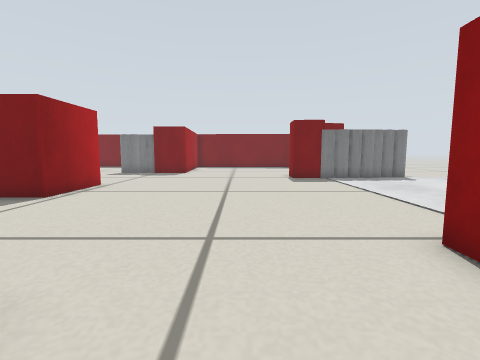
view 1 (above)

22 first-person views from a walk through a world built for the Gazebo simulator. The camera is 0.27 m above the floor, tilts 6° down and sees 85° across. The floor is counted in squares, 0.2 m on a side. Each view is taken from the middle of a square. On the plan, view 1 faces up. The plan holds only what a view shows up to about 13 squares ahead; the rest is blank. The place goes on beyond the plan. Robots are left out.

view 2
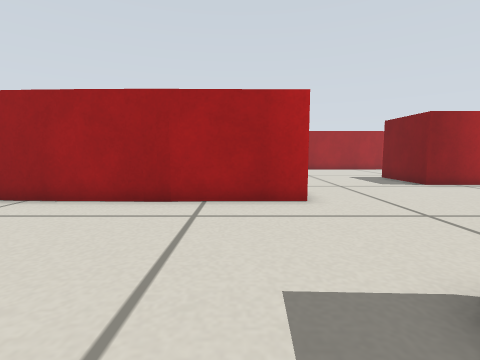

view 3
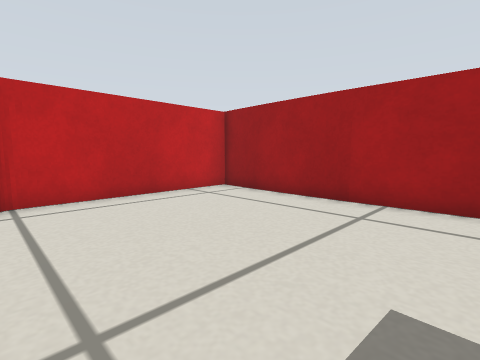

view 4
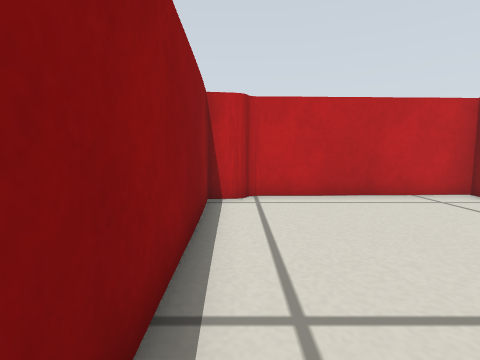

view 5
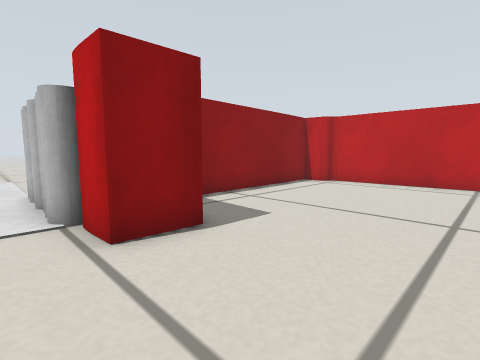

view 6
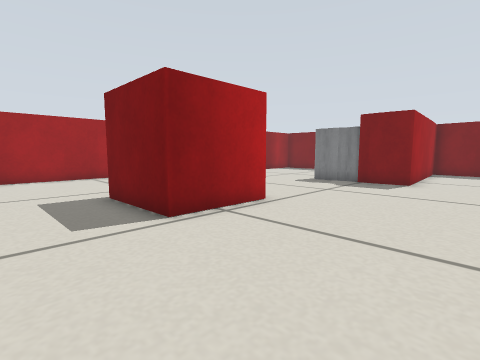

view 7
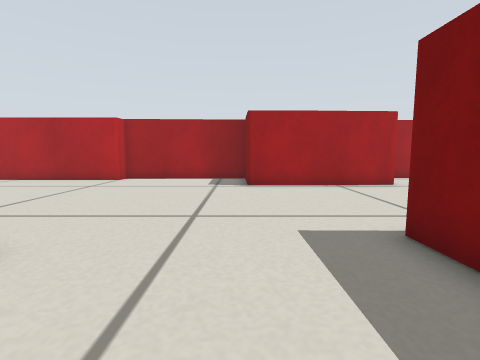

view 8
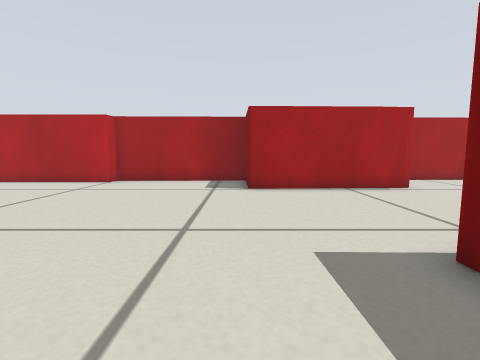

view 9
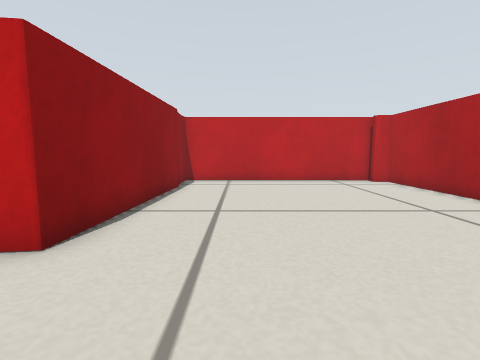

view 10
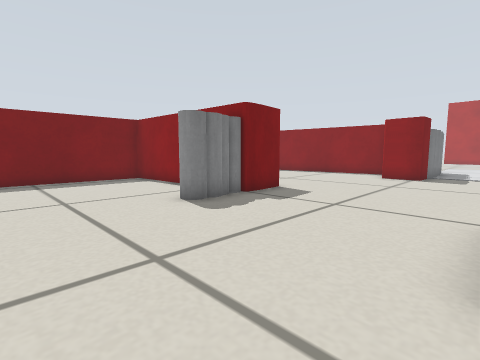

view 11
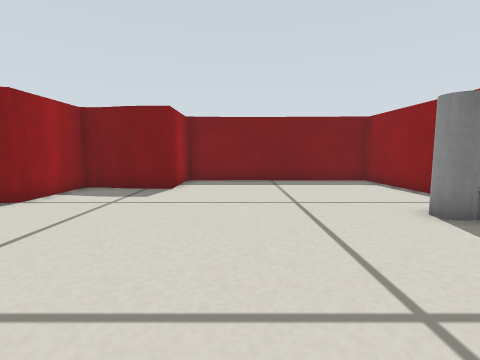

view 12
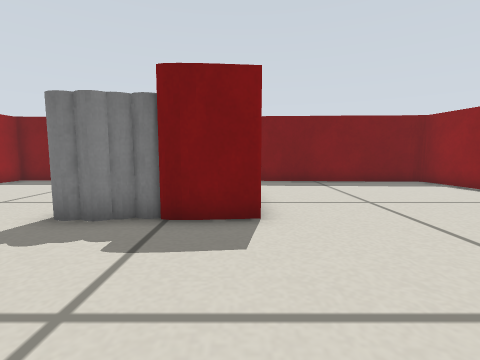

view 13
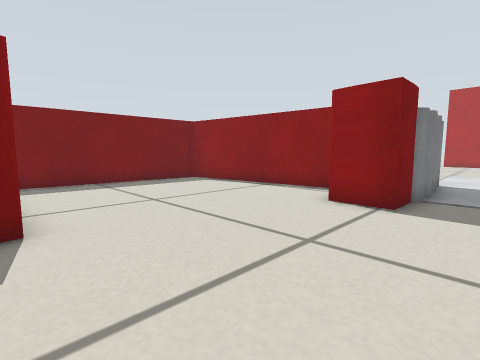

view 14
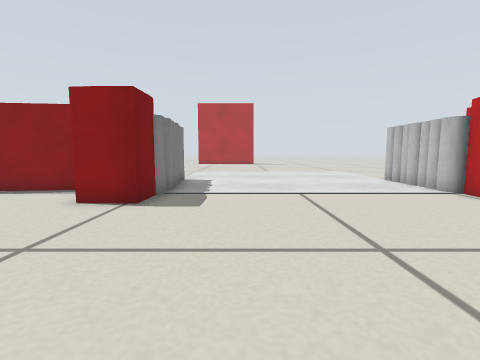

view 15
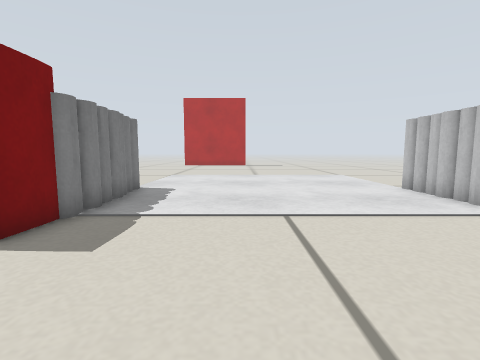

view 16
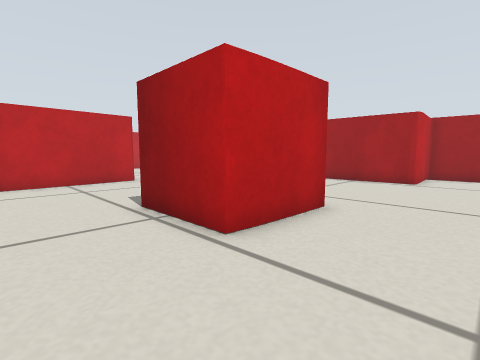

view 17
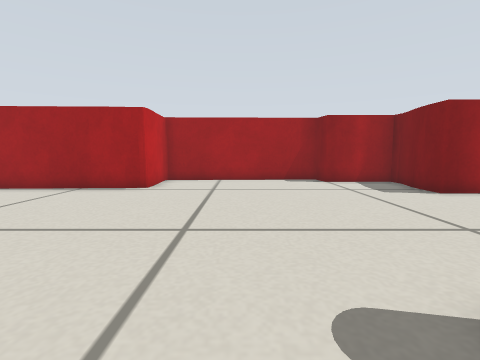

view 18
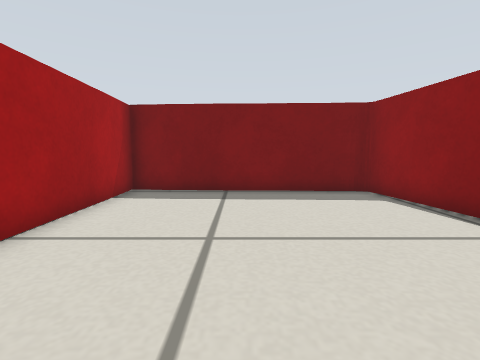

view 19
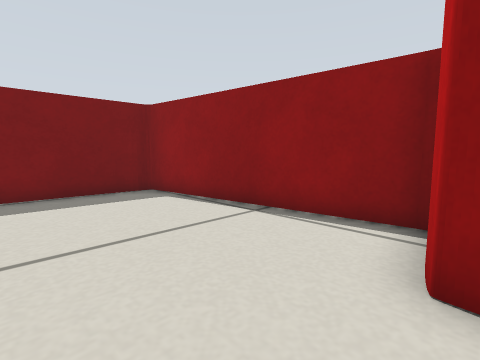

view 20
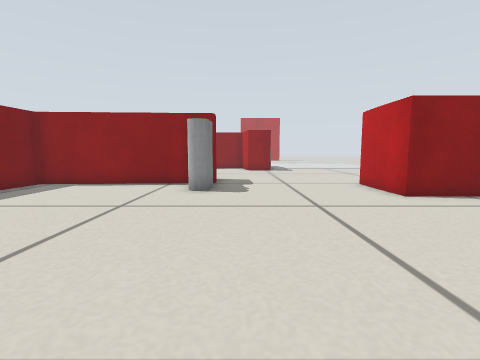

view 21
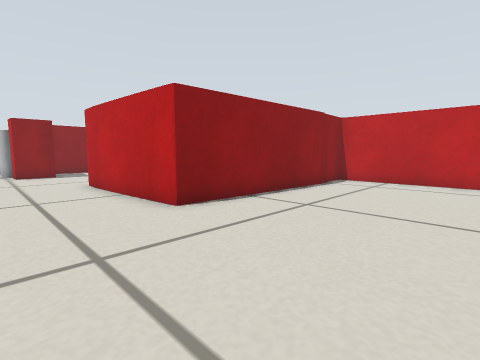

view 22
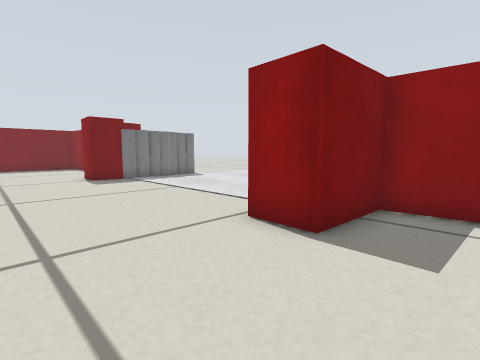

### Floor plan
Points are (right, up) in squares from view 1. A wall is a line through its corners. A room is listed if a view was taken in it or the views show most of it. See-through windows are left out.
Room 1 (views 1, 2, 3, 4, 22)
walls: (5.2, -6.5) (5.9, -6.4) (5.6, 1.9) (2.9, 2.1); (-2.1, 1.9) (-2.1, -6.6); (-2.3, -7.3) (4.5, -7)
ways out: opening at (0.5, 2) to room 2
Room 2 (views 5, 6, 7, 8, 9, 10, 11, 12, 13, 14, 15, 16, 17, 18, 19, 20, 21)
walls: (-9.1, 8.7) (-9.1, 10.9) (-5.8, 10.9) (-5.8, 7.7) (-9.2, 7.7); (-5.7, 18.4) (-6, 24.4) (-14.5, 24.7) (-14.5, 21.6) (-15.7, 21.6); (3.1, 15.4) (3.7, 15.6); (-3.5, 1.9) (-2.1, 1.9); (4.2, 13.6) (2.8, 13.7) (2.8, 15.2); (-15.8, 11.3) (-15.7, 5.3) (-18, 5.3); (5.4, 15.8) (5.1, 18.6); (2.9, 2.1) (3, 3.7) (4.1, 3.8); (5, 18.5) (4.8, 22.3); (-18.5, 5.3) (-18.4, -0.9) (-17.8, -0.9) (-17.8, -7) (-17.2, -7); (4.7, 22.1) (4.5, 23.8); (-15.6, 21.6) (-17.5, 21.8); (-16.2, 21.7) (-17, 21.9); (4.1, 24) (-3.9, 24.3) (-3.6, 17.2) (-5.3, 17); (-17.4, 22) (-17.9, 21.9) (-17.9, 18.9) (-18.9, 18.7) (-18.7, 11.4) (-16.2, 11.5); (-8.5, -5.9) (-8.6, -5.4) (-8.3, 1.5) (-3.3, 2.1); (-17.2, -7.8) (-8.4, -7.5) (-8.5, -5.3)
ways out: opening at (0.5, 2) to room 1
objects: grey pole (-8, 17); grey pole (-7, 17) to (-7, 18); grey pole (-6, 17) to (-6, 18); grey pole (5, 3) to (5, 4); grey pole (5, 14); grey pole (6, 3) to (6, 4); grey pole (6, 14); grey pole (7, 3); grey pole (7, 4); grey pole (7, 14); grey pole (8, 3) to (9, 4); grey pole (8, 14) to (9, 14)

Where each view was taken, in squares from view 1:
view 1: 0 up, 0 right, facing up
view 2: 0 up, 5 right, facing left
view 3: 1 up, 5 right, facing down-left
view 4: 1 up, 5 right, facing down
view 5: 5 up, 1 left, facing down-right
view 6: 5 up, 1 left, facing up-left
view 7: 5 up, 5 left, facing left
view 8: 5 up, 6 left, facing left
view 9: 5 up, 11 left, facing down
view 10: 11 up, 12 left, facing up-right
view 11: 12 up, 12 left, facing up
view 12: 12 up, 4 left, facing up
view 13: 12 up, 4 left, facing up-right
view 14: 11 up, 4 left, facing right
view 15: 10 up, 1 left, facing right
view 16: 14 up, 3 left, facing down-left
view 17: 15 up, 6 left, facing left
view 18: 15 up, 0 right, facing up
view 19: 15 up, 0 right, facing up-right
view 20: 16 up, 17 left, facing right
view 21: 5 up, 14 left, facing down-right
view 22: 0 up, 1 left, facing up-right
